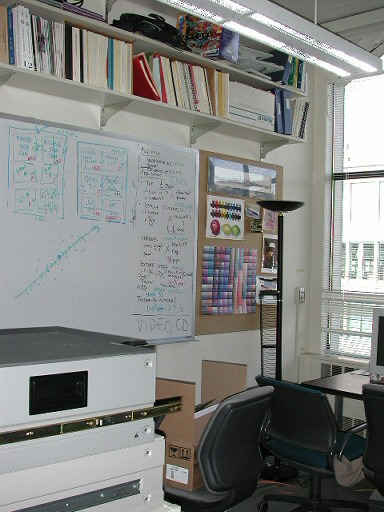
#> input picture inputs/panoramas/grail/grail00.jpg, 384 x 512 px, given in place of grail, which was not available
$ python OpenCV_panoramas.py
#> lines starting #> are read from the running program, lines starting #| are printed output that depends on the picture
import cv2
from os import listdir
paths=listdir('inputs/panoramas')
for path in paths:
    img_list=[]
    imgs_path=listdir(f'inputs/panoramas/{path}')
    maximum=7
    for img_path in imgs_path:
        if maximum==0:
            break
        img=cv2.imread(f'inputs/panoramas/{path}/{img_path}')
#> img is the input picture: shape (512, 384, 3); mean B, G, R 129, 131.7, 130.6
        img_list.append(img)
        maximum=maximum-1
    stitchy=cv2.Stitcher.create()
    (dummy,panorama)=stitchy.stitch(img_list)
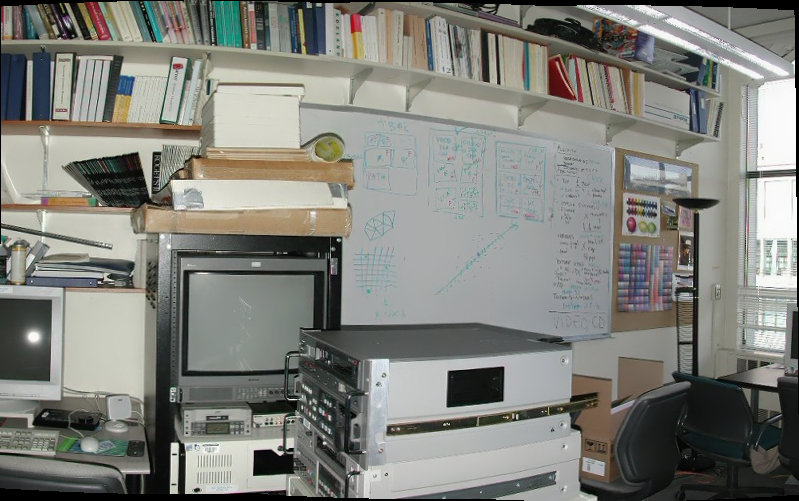
#> panorama: shape (501, 799, 3); mean of channels 0, 1, 2 123.5, 129.5, 128.7; drawn as B, G, R
    if dummy != cv2.STITCHER_OK:
        print("Failed")
    else:
        print("Suceessful")
        cv2.imwrite(f'outputs/panoramas/{path}_cv2.jpg',panorama)

$ run again, on inputs/panoramas/grail/grail/grail01.jpg
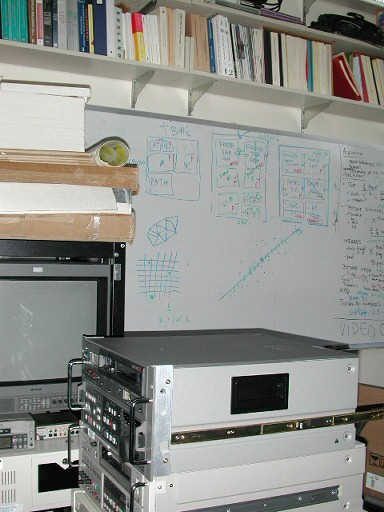
#> input picture inputs/panoramas/grail/grail/grail01.jpg, 384 x 512 px, given in place of grail, which was not available
#> img is the input picture: shape (512, 384, 3); mean B, G, R 139.3, 144.3, 143.2
#> `(dummy,panorama)=stitchy.stitch(img_list)`:
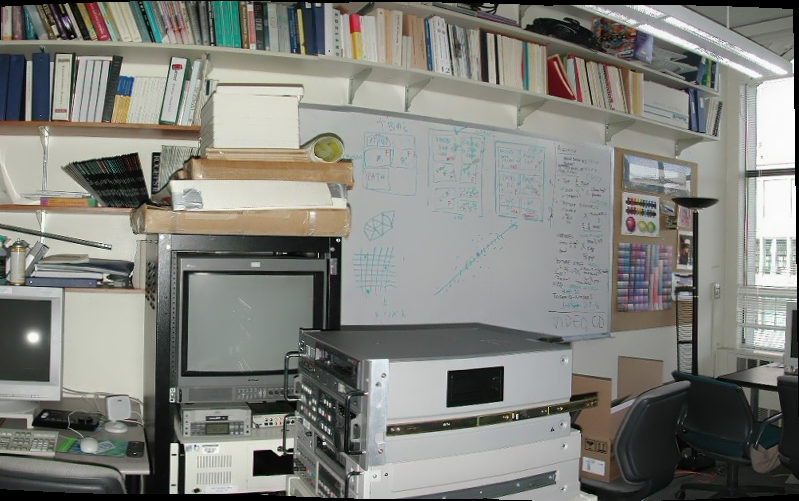
#> panorama: shape (501, 799, 3); mean of channels 0, 1, 2 123.7, 129.8, 129; drawn as B, G, R

$ run again, on inputs/panoramas/grail/grail/grail02.jpg
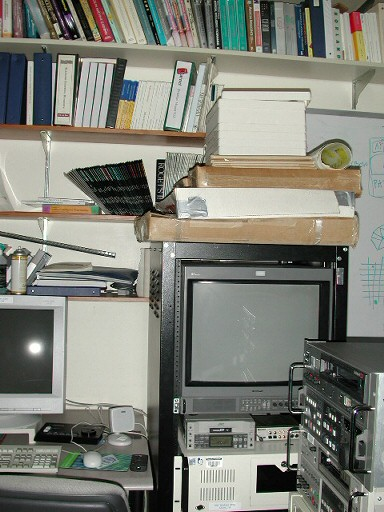
#> input picture inputs/panoramas/grail/grail/grail02.jpg, 384 x 512 px, given in place of grail, which was not available
#> img is the input picture: shape (512, 384, 3); mean B, G, R 119.6, 129.1, 128.1
#> `(dummy,panorama)=stitchy.stitch(img_list)`:
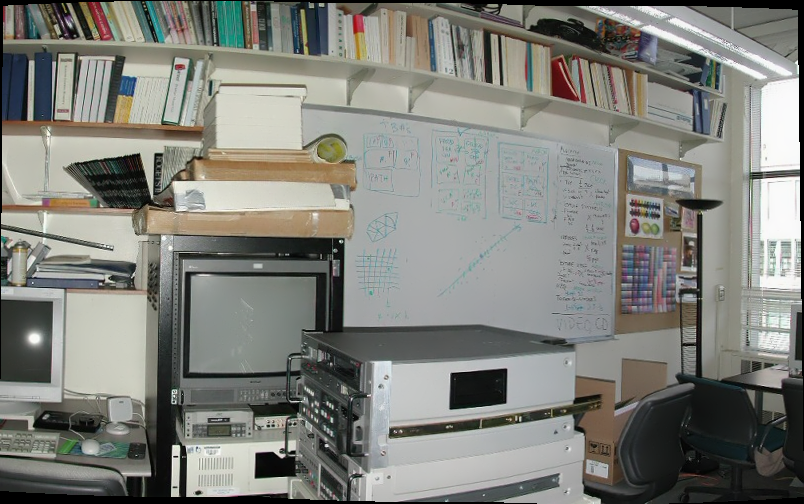
#> panorama: shape (504, 804, 3); mean of channels 0, 1, 2 122.4, 128.4, 127.6; drawn as B, G, R

$ run again, on inputs/panoramas/library/1.jpg
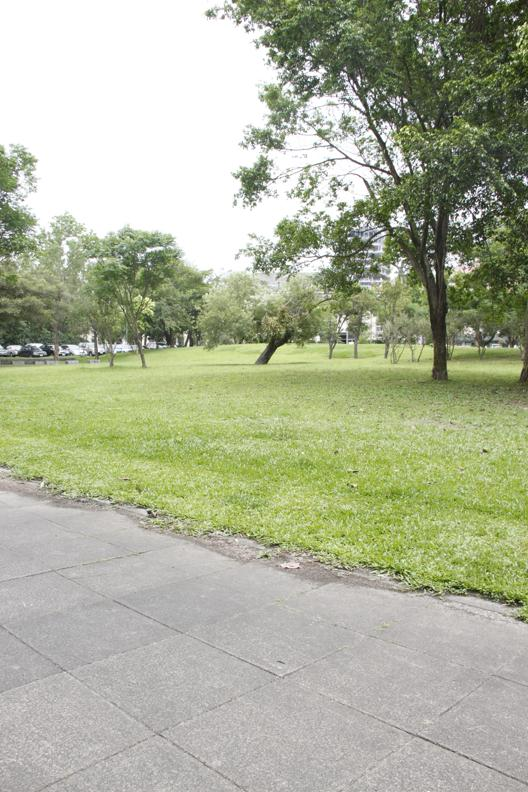
#> input picture inputs/panoramas/library/1.jpg, 528 x 792 px, given in place of grail, which was not available
#> img is the input picture: shape (792, 528, 3); mean B, G, R 152.8, 177.6, 172.2
#> `(dummy,panorama)=stitchy.stitch(img_list)`:
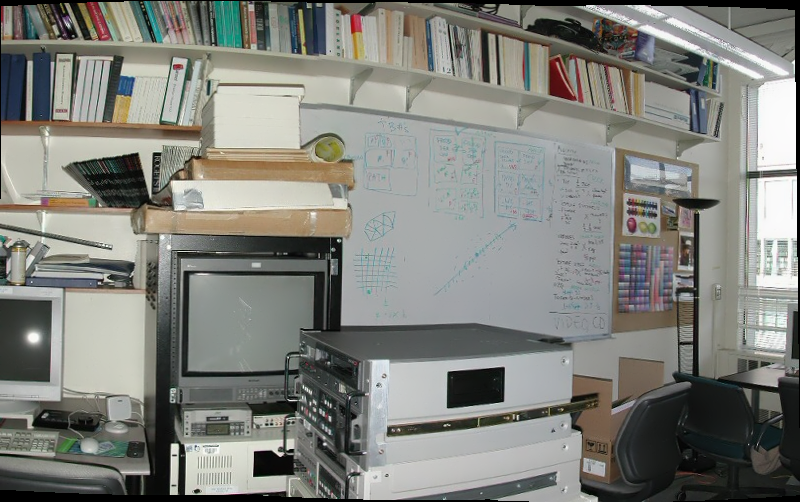
#> panorama: shape (502, 800, 3); mean of channels 0, 1, 2 123.6, 129.4, 128.5; drawn as B, G, R
